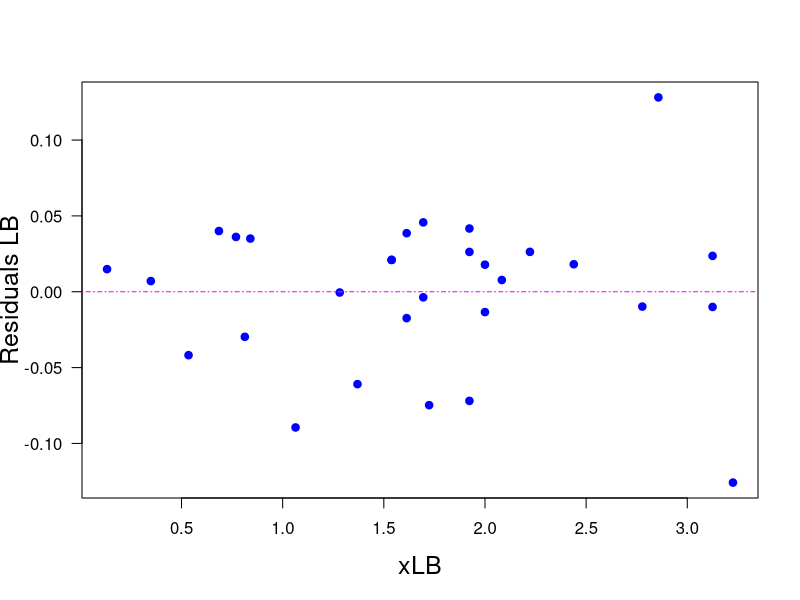

This chart was generated by the following R code:
print('file: MM-LB2res.R')
# Michaelis-Menten: esimate parameters using Lineweaver-Burk transformation
# data: II
x = c(0.31, 0.32, 0.32, 0.35, 0.36, 0.41, 0.45, 0.48, 0.50, 0.50, 0.52, 0.52,
      0.52, 0.58, 0.59, 0.59,0.62, 0.62, 0.65, 0.65, 0.73, 0.78, 0.94, 1.19, 
      1.23, 1.30, 1.46, 1.87, 2.87, 7.58)
y = c(0.57, 0.54, 0.55, 0.55, 0.61, 0.67, 0.72, 0.77, 0.81, 0.79, 0.80, 0.81,
      0.88, 0.97, 0.88, 0.92,0.97, 0.92, 0.97, 0.97, 1.16, 1.14, 1.48, 1.46, 
      1.65, 1.54, 1.64, 2.22, 2.48, 3.34)
n = length(x); print(c(n,'n sample size'))
alpha = 4 # true Vmax
beta  = 2 # true half-saturation constant K
# print(c(alpha,beta,'alpha = Vmax, beta = K'))
# ---------------------------------------------------
print('(3) Lineweaver-Burk transformation:')
print('(3a) apply Lineweaver-Burk transformation:')
gamma = 1/alpha; print(c(gamma,'gamma   true y-intercept')) 
delta = beta/alpha; print(c(delta,'delta   true slope'))
xLB = 1/x; yLB = 1/y # Lineweaver-Burk transformation
# ---------------------------------------------------
# (3b) OLS of transformed data: apply lm()
LBs = summary(lm(yLB ~ xLB))
cEst = LBs$coefficients[1]; dEst = LBs$coefficients[2]
ucEst = LBs$coefficients[3]; udEst = LBs$coefficients[4]
print(c('cEst = ',round(cEst,3),'+-',round(ucEst,3)))
print(c('dEst = ',round(dEst,3),'+-',round(udEst,3)))
resLB = LBs$residuals
# ------------------------------------------------------------------
sflag = 24
if (sflag == 24) { # residuals of Lineweaver-Burk followed by simple linear regression
  # png('MichaelisResIILB210228.png',width=16,height=16,units='cm',res=300)
  plot(xLB,resLB,type='p',lwd=4,col='blue',xlab='xLB',ylab='Residuals LB',las=1,
       cex=0.6,cex.lab=1.5)
  abline(h=0,col='magenta',lty=4)
  # dev.off()
}
